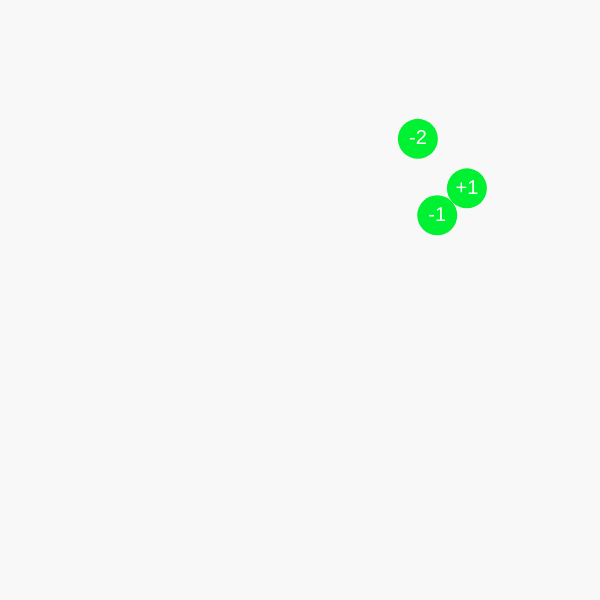
Frame 1 (no input)
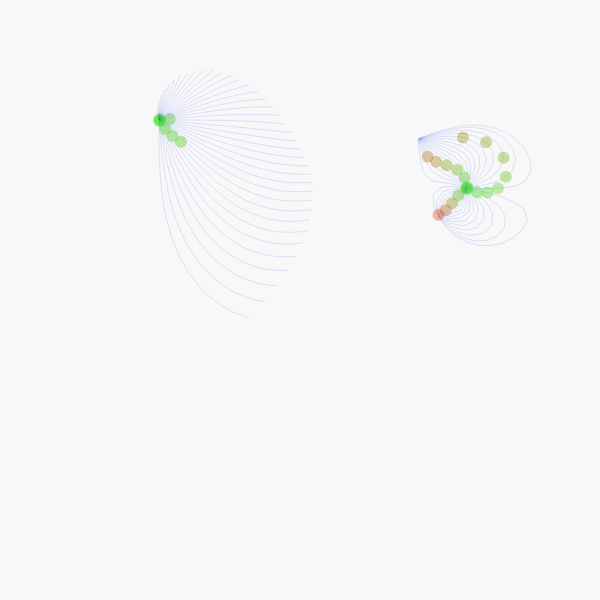
Frame 60 (no input)
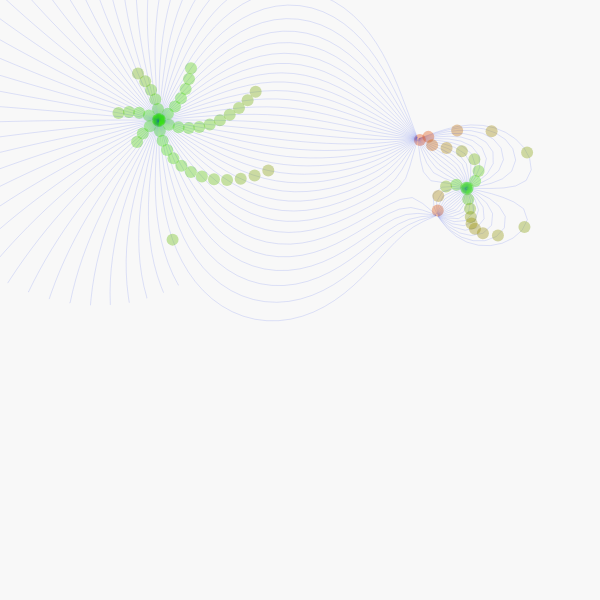
Frame 120 (the mouse pressed at the canvas centre since frame 60)

The p5.js sketch that drew these frames (run headless with seeded random() and noise() and a simulated clock; from frame 60 on, the mouse is pressed at the canvas centre):

// p5.js sketch
// ── sketch.js
let lineRatio=36;
let lineRatioSlider;
let particles=[];
let lastDraggedPos; // this is for draging but could probably put in particle object
let dragging = null;
let buffer = 25;
let dotSpacing = 160;
let c1;
let c2;
let clickZone = 20;
let fr;

function updateFieldLines() {
  for (let p of particles){
    p.linesDone=false;
    p.fields = [];
    // I can add code to see how it works.
  }
}

function setup() {
  c1 = color(235,60,0,90);
  c2 = color(50,230,6,90);
  createCanvas(600, 600);
  repeats=6;
  // lineRatioSlider = createSlider(2,48,24);
  // lineRatioSlider.position(5,15);
  // fr = createSlider(10,60,45);
  // fr.position(5,49);
  //debugging
  // particles[0] = new Particle(2,createVector(180,300));
  // particles[1] = new Particle(-1,createVector(420,300));
  //set up the board with 6 charges
  for (let q=-2;q<3;q+=1) {
    if (q == 0.0) continue;
    let p = new Particle(q,createVector(random(buffer,width-buffer),
      random(buffer,height-buffer)));
    particles.push(p);
  }
}

function draw() {
//  frameRate(fr.value());
  background(248);
  // if (lineRatioSlider.value() != lineRatio) {
  //   lineRatio = lineRatioSlider.value();
  //   updateFieldLines();
  // }
  // fill(0);
  // text('line density  '+lineRatio.toString(),10,11);
  // text('framerate  '+fr.value().toString(),10,45);
  let sourceLinesDone=true;
  for (let p of particles) {
    if (p.q>0 && !p.linesDone) sourceLinesDone=false;
  }

  let allowedCharges = int(frameCount/20)+1;
  for(let p of particles){
    p.show();

    p.update(sourceLinesDone);
    if (p.q>0) allowedCharges--;
    if (allowedCharges==0) return;
  }
  if(dragging && dragging.pos.dist(lastDraggedPos)>.1) {
    updateFieldLines();
    lastDraggedPos=dragging.pos;
  }
}

function mousePressed() {
  linesDone=false;
  for (let p of particles){
    if (p.pos.dist(createVector(mouseX,mouseY))<20) {
      dragging = p;
      lastDraggedPos = p.pos;
      p.offset = createVector(mouseX,mouseY).sub(p.pos).mult(-1);
    }
  }
}

function mouseReleased() {
  if(dragging.pos.dist(lastDraggedPos)>.1) updateFieldLines();
  dragging = null;
}

// ── fieldline.js

let spacing = 20;
let repeats;

class FieldLine {
  constructor(startPos,sign,index,p) { // ppos is parent position
    this.particle = p // parent particle
    this.line =[startPos];
    this.sign = sign;
    this.index = index;
    this.done = false;
    this.frame = 0; // creates animation effects
  }
  calcForce(q, vec){ //in C,C,m
    // technically K=9*10^9 Nm^2/C^2 but constants don't matter for sim.
    return vec.copy().normalize().mult(q/(vec.mag()*vec.mag()));
  }

  update() {
    this.frame++;
    for (let i=0;i<repeats;i++){
      let last = this.line[this.line.length-1];
      let pos = last.copy().add(this.particle.pos);
      if (pos.x < -buffer || pos.x > width+buffer || pos.y < -buffer || pos.y > height + buffer){
        this.done = true;
        return;
      }
      if (this.done == true || last.mag()>1100 || this.line.length>3000) {
        let allDone = true;
        this.done = true;
        for(let l of this.particle.fields){
          if (l.done == false) allDone=false;
        }
        this.particle.linesDone = allDone;
        return;
      }
      for(let p of particles){
        if (p.q<0) {
          if (p.pos.dist(last.copy().add(this.particle.pos)) < 2) {
            p.fields.push(this);
            this.done = true;
            let allDone = true;
            for(let l of this.particle.fields){
              if (l.done == false) allDone=false;
            }
            this.particle.linesDone = allDone;
            return;
          }
        }
      }
      // compute force and normalize at x
      let force = createVector(0,0);
      let force2 = createVector(0,0);
      for (let p of particles) {
        let vec = p5.Vector.add(this.particle.pos,last).sub(p.pos);
        force.add(this.calcForce(p.q,vec));
      }
      force.normalize().mult(this.sign);
      //compute force and normalize at x'
      for (let p of particles) {
        let vec = p5.Vector.add(this.particle.pos,last).sub(p.pos);
        force2.add(this.calcForce(p.q,vec.add(force)));
        //force.add(calcForce(p.q,vec.add(force)));
      }
      force2.normalize().mult(this.sign);
      force.add(force2).normalize(); // average
      this.line.push(force.add(last));
    }
  }

  show(rollover){

    //optimize for screen viewing only
    if (this.line.length==0) return;

    let step = 12;
    stroke(0,40,230,30);
    if (rollover) stroke(205,100,0,120);
    noFill();
    strokeWeight(1);
    beginShape();
    vertex(this.line[0].x,this.line[0].y);
    for (let i=step;i<this.line.length;i+=step){
      vertex(this.line[i].x,this.line[i].y);
    }
    vertex(this.line[this.line.length-1].x,this.line[this.line.length-1].y);
    endShape();
    if (this.sign == -1) {
      let dotStep = dotSpacing;
      let offset = this.index*10;
      strokeWeight(12);
      let curPos = (frameCount+offset)%dotStep;
      for (let i=dotStep-curPos;i<this.line.length;i+=dotStep){
          if (i>this.frame) break;
          stroke(lerpColor(c1,c2,map(i,1,this.line.length,0,1)));
          point(this.line[i].x,this.line[i].y);
      }

      return;
    }

    let dotStep = 120;
    let offset = this.index*10
    strokeWeight(12);
    for (let i=((frameCount+offset)%dotStep);i<this.line.length;i+=dotStep){
        if (i>this.frame) break;
        stroke(lerpColor(c2,c1,map(i,1,this.line.length,0,1)));
        point(this.line[i].x,this.line[i].y);
    }

  }
}

// ── particle.js
class Particle {
  constructor(q,pos) {
    this.q = q;
    this.pos = pos;
    this.fields = [];
    this.rollover=false;
    this.linesDone = false;
  }

  displayValue() {
    textAlign(CENTER,CENTER);
    fill(0,240,50);
    if (dragging==this) fill(0,200,70);
    strokeWeight(0);
    circle(0,0,40);
    fill(255);
    textSize(20);
    let chargeDisplay = (this.q>0 ? "+" : "") + this.q.toString();
    text(chargeDisplay,0,0);
    // fill(0);
    // text(this.fields.length,30,-30);
  }

  createSourceLine(i) {
    let angle = i*2*PI/(this.q*lineRatio);
    let l = createVector(sin(angle),cos(angle));
    this.fields.push(new FieldLine(l,this.q/abs(this.q),i,this));
  }
  createSinkLines() {
    if (this.angles == null){
      let headings =[];
      for (let l of this.fields) {
        let vec = new p5.Vector.sub(this.pos,l.particle.pos);
        let cur = l.line[l.line.length-1];
        headings.push([vec.sub(cur).mult(-1).heading(),l]);
      }
      headings.sort((a,b) => a[0] - b[0]);
      headings.push([headings[0][0]+2*PI,headings[0][1]])

      this.angles=[];

      let maxGap=0;
      let chosen=[];
      for(let i=1;i<headings.length;i++){
        if (headings[i][0] - headings[i-1][0] > maxGap) {
          maxGap = headings[i][0] - headings[i-1][0];
          chosen = [headings[i-1][0], headings[i][0]];
        }
      }
      this.angles.push[chosen];

      // would like to add more features here such as
      // finding the spaces not to the same particle.

      let index = this.fields.length;
      let numLines = abs(this.q)*lineRatio;
      let interval = (chosen[1]-chosen[0]) / (numLines-index+1);

      for (let angle = chosen[0]+interval;angle<chosen[1];angle+=interval) {
        let pos = createVector(4*cos(angle),4*sin(angle));
        this.fields.push(new FieldLine(pos,-1,this.fields.length,this));
      }


    }
  }

    update(sourceLinesDone) {
      if (!sourceLinesDone) this.angles=null;
      let mouse=createVector(mouseX,mouseY);
      if (mouse.dist(this.pos) < clickZone) {
        this.rollover= true;
      } else {
        this.rollover=false;
      }
      if (dragging==this){
        this.pos = mouse.add(this.offset);
      }
      for(let l of this.fields){
        l.update();
      }
      let index = this.fields.length;
      let numLines = abs(this.q)*lineRatio;
      if (/* frameCount%8 == 0 && */ index < numLines){
        if (this.q > 0) this.createSourceLine(index);
        else if(sourceLinesDone) this.createSinkLines();
      }
    }


  show() {
    push();
    translate(this.pos.x,this.pos.y);
    //show the field lines
    for (let l of this.fields){
      if (l.particle.pos == this.pos) l.show(this.rollover==true);
    }
    if (this.fields.length == 0 || this.rollover || dragging != null){
      this.displayValue();
    }

    pop();
  }
}
